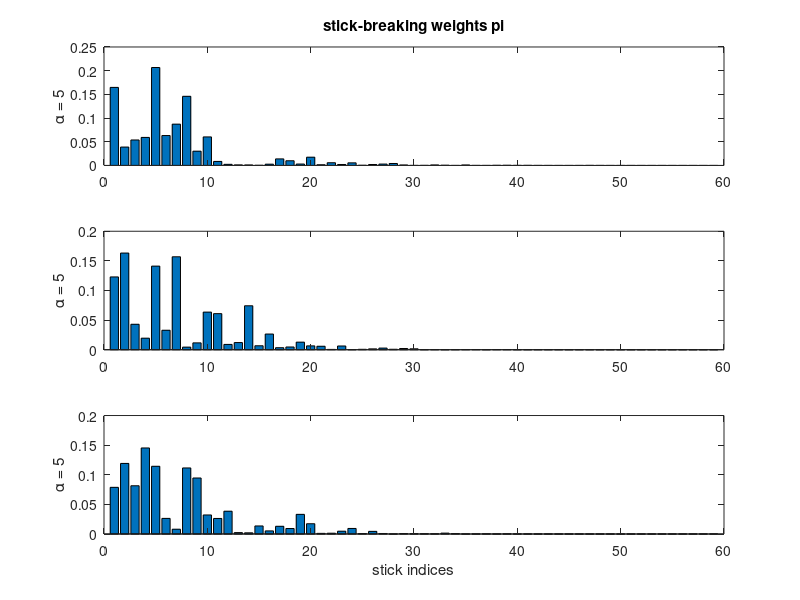

The MATLAB source for this figure:
% generates from stick-breaking construction
alpha = [5 5 5];
nn = 59;

for ii = 1:length(alpha)
subplot(length(alpha),1,ii);

beta = betarnd(1,alpha(ii), 1,nn);
neg = cumprod(1-beta);
pi = beta .* [1 neg(1:end-1)];

bar(1:nn,pi);
if ii == 1, title('stick-breaking weights pi'); end
if ii == length(alpha), xlabel(['stick indices']); end
ylabel(['\alpha = ' num2str(alpha(ii))]);
end